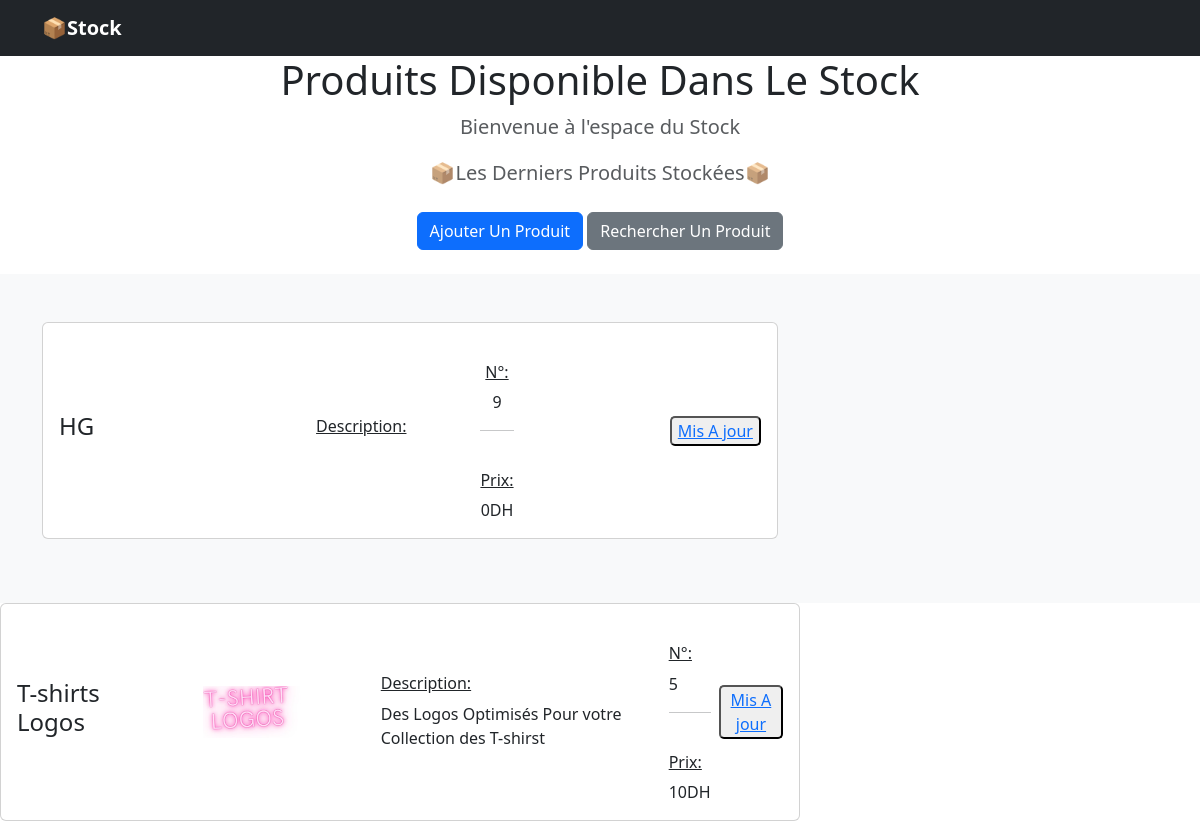
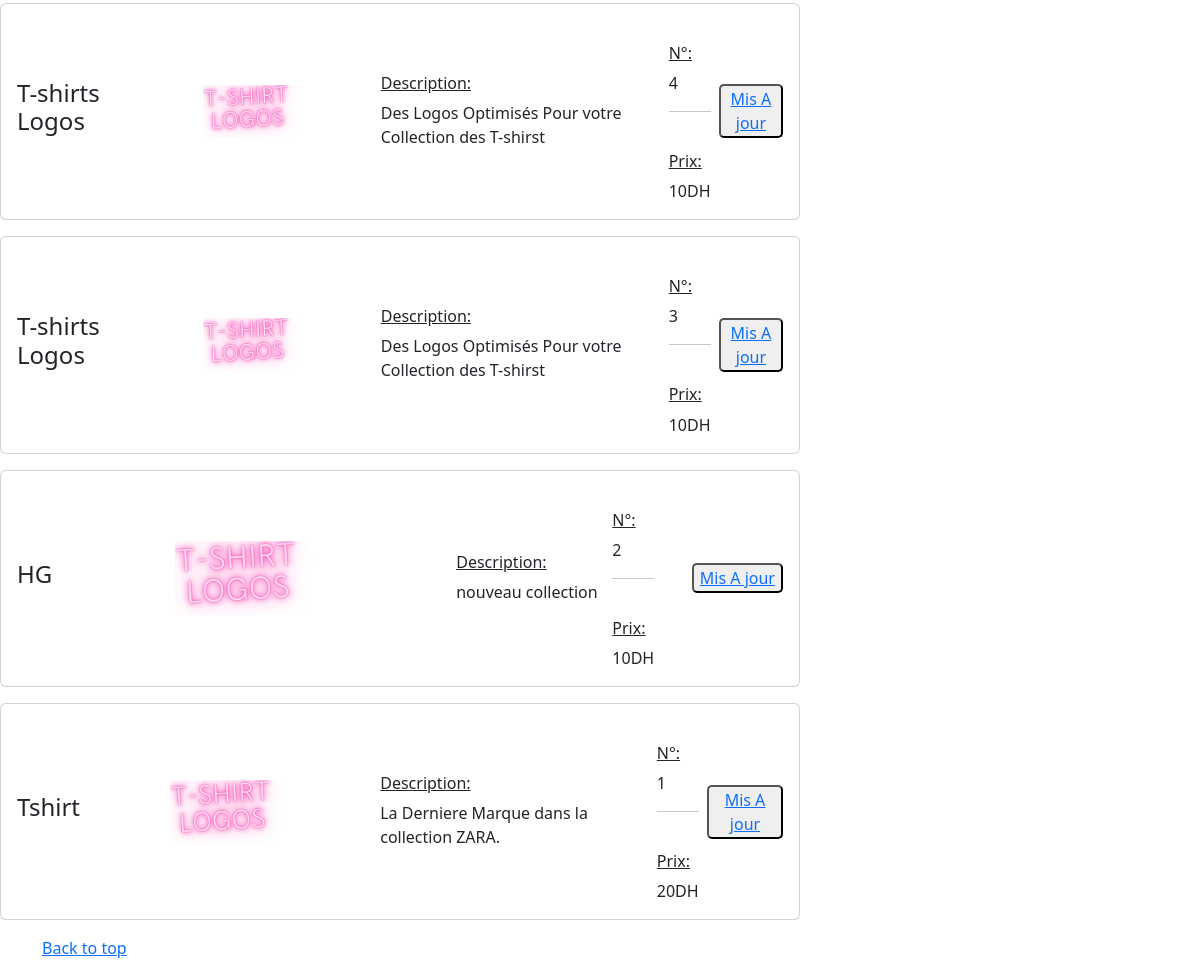
The page / on the database its author committed (2 pictures, top to bottom).
### tables this page shows
CREATE TABLE `produits` (
  `id` int(11) NOT NULL,
  `image` text NOT NULL,
  `nom` varchar(30) NOT NULL,
  `prix` int(11) NOT NULL,
  `description` text NOT NULL
);

### commandes.php (called while the page is built, shortened)
<?php
function afficher()
{
	if(require("connexion.php"))
	{
		$req=$bdd->prepare("SELECT * FROM produits ORDER BY id  DESC");
		$req->execute();
		$data= $req->fetchAll(PDO::FETCH_OBJ);
		return $data;
	}
}
?>

### index.php (the view, shortened to what this page needs)
<?php
require("commandes.php");
$produits=afficher();
?>
<!doctype html>
<html lang="en">
  <head>
<link href="https://cdn.jsdelivr.net/npm/bootstrap@5.3.0-alpha2/dist/css/bootstrap.min.css" rel="stylesheet">
  </head>
  <body>
     <header>
      <div class="navbar navbar-dark bg-dark box-shadow">
        <div class="container d-flex justify-content-between">
          <a href="#" class="navbar-brand d-flex align-items-center">
            <strong>📦Stock</strong>
          </a>
        </div>
      </div>
    </header>
    <main role="main">
      <section class="jumbotron text-center">
        <div class="container">
          <h1 class="jumbotron-heading" align="center">Produits Disponible Dans Le Stock</h1>
          <p class="lead text-muted">Bienvenue à l'espace du Stock</p>
          <p class="lead text-muted">📦Les Derniers Produits Stockées📦</p>
          <p>
            <a href="ajouter.php" class="btn btn-primary my-2">Ajouter Un Produit</a>
            <a href="recherche.php" class="btn btn-secondary my-2">Rechercher Un Produit</a>
          </p>
        </div>
      </section>
      <div class="album py-5 bg-light" align="center">
        <div class="container">
          <div class="row">
  <?php foreach($produits as $produit):?>
            <div class="col-md-8">
              <div class="card mb-3 box-shadow">
                <div class="card-body">
                  <div class="d-flex justify-content-between align-items-center">
                    <h4 >
              <?= $produit->nom ?>
             </h4>
                      <center><img src="<?=$produit->image ?>
                      " width="40%" ></img></center>
                      <br>
                      <div ><h6 class="titre" >Description:</h6><?= $produit->description?> </div>
                      <div class="prix">
                        &nbsp;  &nbsp;  <h6 class="titre" >N°:</h6><?= $produit->id ?><br>
                          <hr>
                        &nbsp;   &nbsp; <h6 class="titre" >Prix:</h6><?= $produit->prix ?>DH
                        </div>
                       <br>
                        &nbsp;&nbsp;<div align="center"><button class="bt1" ><a href="./config/update.php">Mis A jour</a></button></div>
                  </div>
                </div>
              </div>
            </div>
            </div>
            </div>
            </div>
<?php  endforeach;?>
    </main>
    <footer class="text-muted">
      <div class="container">
        <p class="float-right">
          <a href="#">Back to top</a>
        </p>
    </footer>
  </body>
</html>

### index.php (style rules this page uses)
.prix { border-radius: 5px; }
.bt1 { border-radius: 5px; align-content: center; }
.titre { text-decoration: underline; }

### rows shown on the page
produits: nom "HG", id "9", prix "0"
produits: nom "T-shirts Logos", image (picture), description "Des Logos Optimisés Pour votre Collection des T-shirst", id "5", prix "10"
produits: nom "T-shirts Logos", image (picture), description "Des Logos Optimisés Pour votre Collection des T-shirst", id "4", prix "10"
produits: nom "T-shirts Logos", image (picture), description "Des Logos Optimisés Pour votre Collection des T-shirst", id "3", prix "10"
produits: nom "HG", image (picture), description "nouveau collection", id "2", prix "10"
produits: nom "Tshirt", image (picture), description "La Derniere Marque dans la collection ZARA.", id "1", prix "20"
